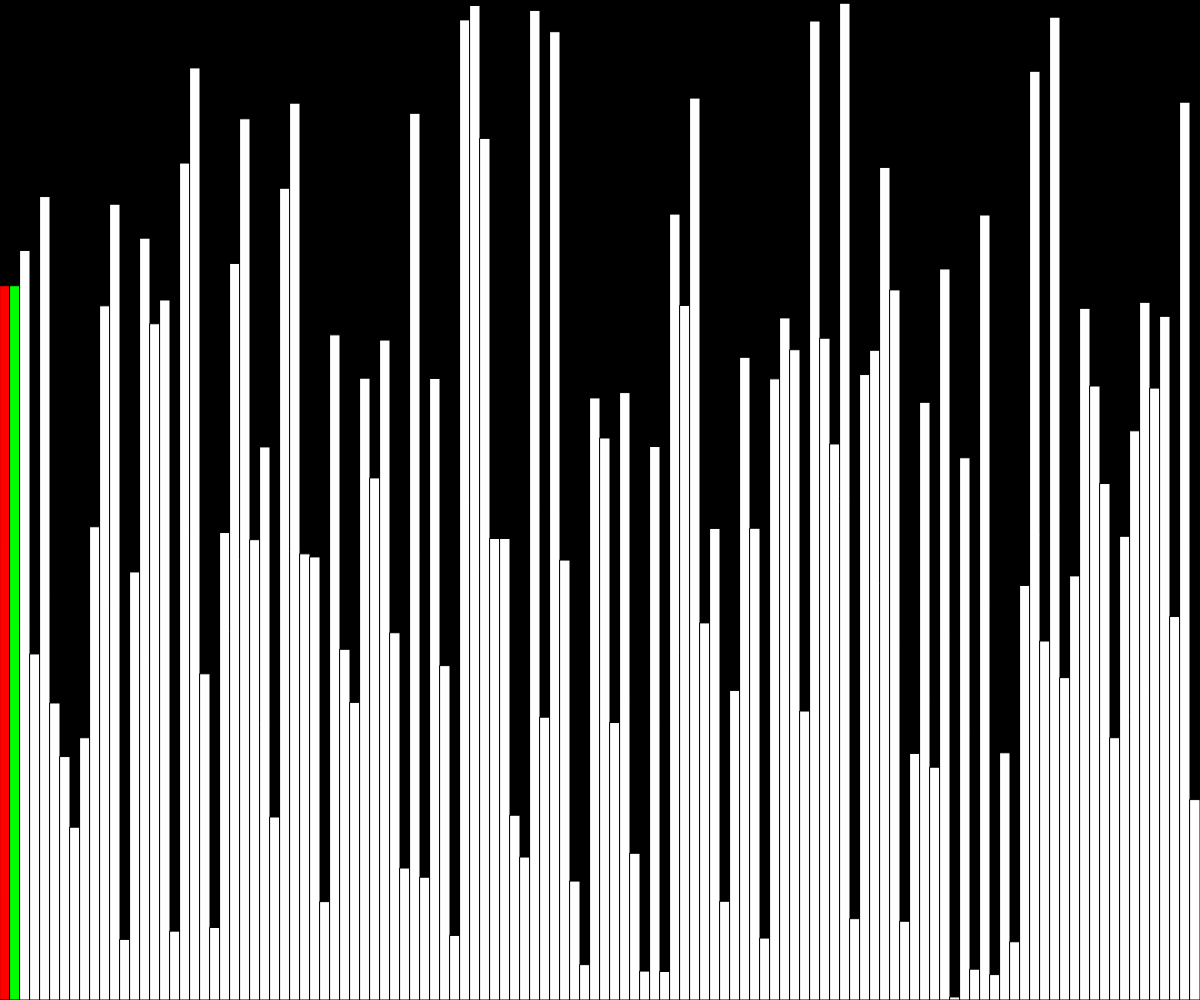
Frame 1 (no input)
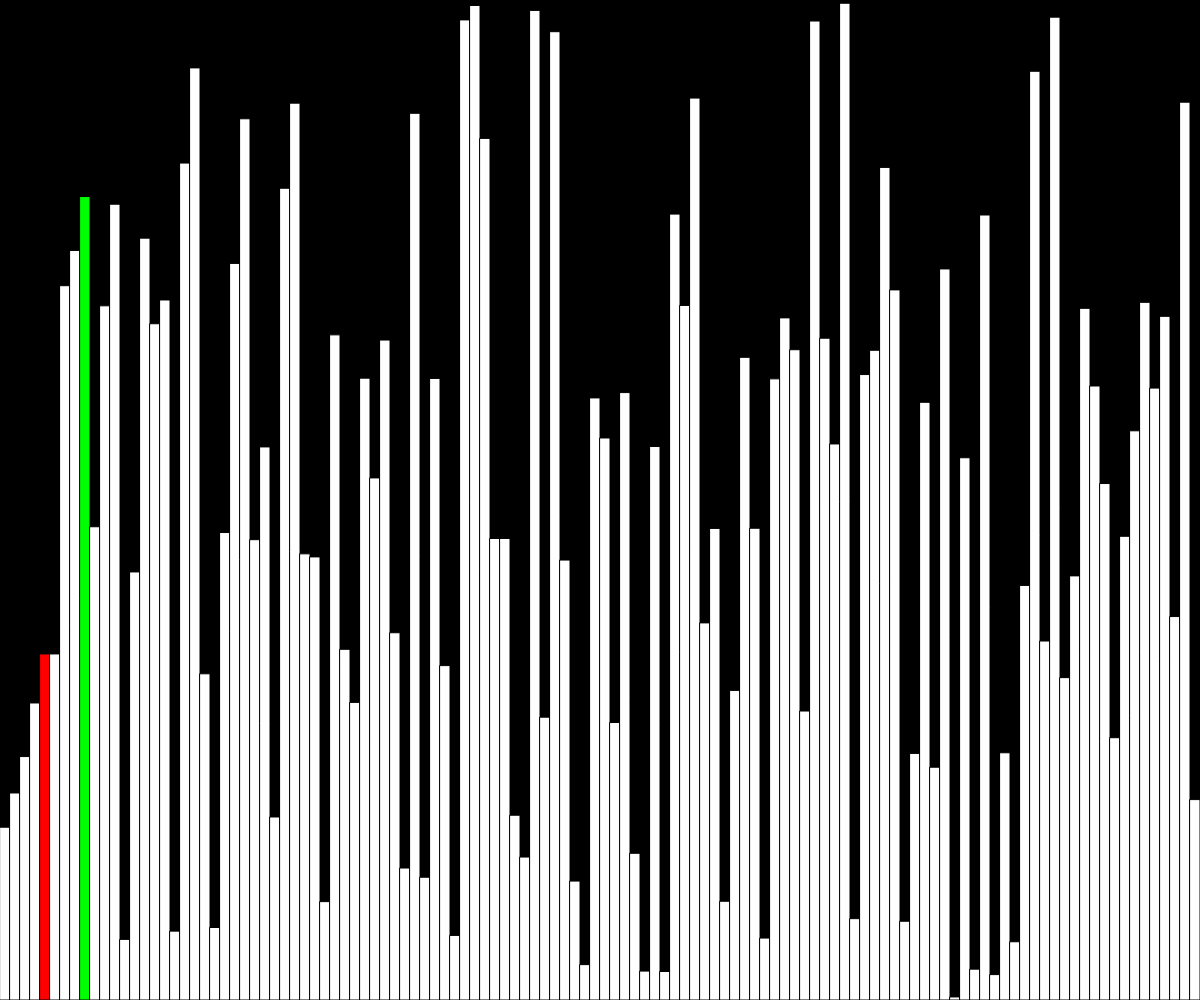
Frame 60 (no input)
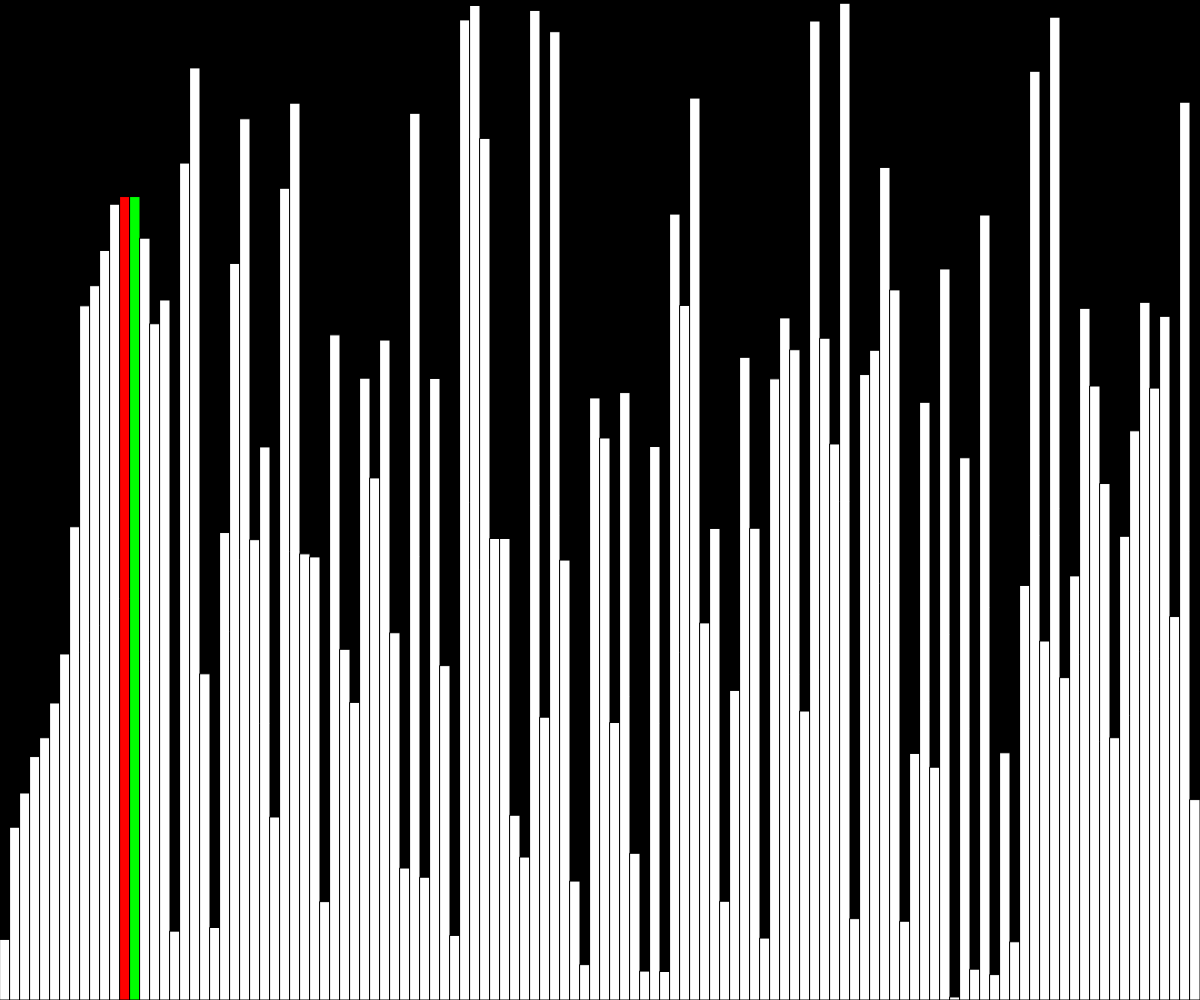
Frame 120 (the mouse pressed at the canvas centre since frame 60)

The p5.js sketch that drew these frames (run headless with seeded random() and noise() and a simulated clock; from frame 60 on, the mouse is pressed at the canvas centre):

// p5.js sketch
// ── sketch.js
let sequence = [];
let barWidth = 10;

let states = [];

let finished = false;

function setup() {
  createCanvas(windowWidth, windowHeight);
  sequence = new Array(floor(width / barWidth));
  for (let i = 0; i < sequence.length; i++) {
    sequence[i] = random(height);
    states[i] = 0;
  }

  bubbleSort(sequence, sequence.length);
}

async function bubbleSort(arr, n) {
  for (let i = 1; i < n; ++i) {
    let key = arr[i];
    let j = i - 1;
    states[i] = 1;

    while (j >= 0 && arr[j] > key) {
      states[j] = 2;
      await Promise.all([(arr[j + 1] = arr[j]), sleep(50)]);
      states[j] = 0;
      j--;
    }
    states[i] = 0;
    arr[j + 1] = key;
  }

  finished = true;
  if (finished) {
    for (let i = 0; i < n; i++) {
      await Promise.all([(states[i] = 1), sleep(25)]);
    }
  }
}

function sleep(ms) {
  return new Promise((resolve) => setTimeout(resolve, ms));
}

function draw() {
  background(0);

  for (let i = 0; i < sequence.length; i++) {
    if (states[i] == 1) fill("#00FF00");
    else if (states[i] == 2) fill("#FF0000");
    else fill(255);
    rect(i * barWidth, height - sequence[i], barWidth, sequence[i]);
  }
}
